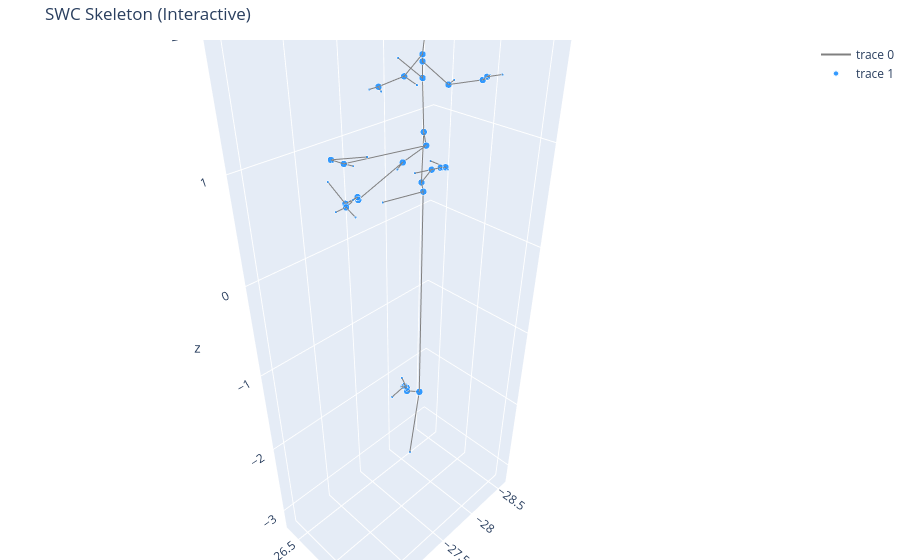

Source (notebook cell):
### Code cell
import plotly.graph_objects as go

# Build coordinate and color arrays
xs=[]; ys=[]; zs=[]; colors=[]; sizes=[]
for n, data in G_simplified.nodes(data=True):
    x,y,z = data['x'], data['y'], data['z']
    xs.append(x); ys.append(y); zs.append(z)
    # color soma/type==1 differently
    colors.append('darkorange' if data.get('type') == 1 else 'dodgerblue')
    d = G_simplified.degree[n]
    if d == 1: sizes.append(3)
    elif d == 2: sizes.append(5)
    else: sizes.append(8)

# Create edge segments as separate scatter traces for better hover clarity
edge_x=[]; edge_y=[]; edge_z=[]; edge_i=[]
for i,(u,v) in enumerate(G_simplified.edges()):
    pu = (G_simplified.nodes[u]['x'], G_simplified.nodes[u]['y'], G_simplified.nodes[u]['z'])
    pv = (G_simplified.nodes[v]['x'], G_simplified.nodes[v]['y'], G_simplified.nodes[v]['z'])
    edge_x.extend([pu[0], pv[0], None])
    edge_y.extend([pu[1], pv[1], None])
    edge_z.extend([pu[2], pv[2], None])

node_trace = go.Scatter3d(
    x=xs, y=ys, z=zs,
    mode='markers',
    marker=dict(size=sizes, color=colors, opacity=0.9),
    text=[f"id={n} deg={G_simplified.degree[n]} type={G_simplified.nodes[n]['type']}" for n in G_simplified.nodes()],
    hoverinfo='text'
)

edge_trace = go.Scatter3d(
    x=edge_x, y=edge_y, z=edge_z,
    mode='lines',
    line=dict(color='gray', width=2),
    hoverinfo='skip'
)

fig = go.Figure(data=[edge_trace, node_trace])
fig.update_layout(
    title='SWC Skeleton (Interactive)',
    scene=dict(
        xaxis_title='x', yaxis_title='y', zaxis_title='z',
        aspectmode='data'
    ),
    margin=dict(l=0, r=0, b=0, t=40),
)
fig.show()

### Figure 1 — Plotly figure (JSON) as saved in the notebook; plotly's stock layout.template omitted (floating-point values rounded to 4 significant figures; data arrays with more than 128 entries replaced by an {"elided": "..."} marker saying what was removed)
{"data": [{"hoverinfo": "skip", "line": {"color": "gray", "width": 2}, "mode": "lines", "type": "scatter3d", "x": {"elided": "177 float values"}, "y": {"elided": "177 float values"}, "z": {"elided": "177 float values"}}, {"hoverinfo": "text", "marker": {"color": ["dodgerblue", "dodgerblue", "dodgerblue", "dodgerblue", "dodgerblue", "dodgerblue", "dodgerblue", "dodgerblue", "dodgerblue", "dodgerblue", "dodgerblue", "dodgerblue", "dodgerblue", "dodgerblue", "dodgerblue", "dodgerblue", "dodgerblue", "dodgerblue", "dodgerblue", "dodgerblue", "dodgerblue", "dodgerblue", "dodgerblue", "dodgerblue", "dodgerblue", "dodgerblue", "dodgerblue", "dodgerblue", "dodgerblue", "dodgerblue", "dodgerblue", "dodgerblue", "dodgerblue", "dodgerblue", "dodgerblue", "dodgerblue", "dodgerblue", "dodgerblue", "dodgerblue", "dodgerblue", "dodgerblue", "dodgerblue", "dodgerblue", "dodgerblue", "dodgerblue", "dodgerblue", "dodgerblue", "dodgerblue", "dodgerblue", "dodgerblue", "dodgerblue", "dodgerblue", "dodgerblue", "dodgerblue", "dodgerblue", "dodgerblue", "dodgerblue", "dodgerblue", "dodgerblue", "dodgerblue"], "opacity": 0.9, "size": [3, 8, 8, 8, 8, 3, 8, 8, 8, 8, 3, 3, 3, 3, 8, 8, 8, 3, 3, 8, 8, 8, 8, 3, 8, 8, 3, 8, 8, 3, 3, 3, 8, 8, 3, 8, 8, 3, 3, 3, 8, 8, 8, 3, 3, 8, 8, 8, 3, 3, 3, 3, 3, 3, 3, 3, 3, 3, 3, 3]}, "mode": "markers", "text": ["id=1 deg=1 type=3", "id=2 deg=3 type=3", "id=3 deg=3 type=3", "id=4 deg=3 type=3", "id=5 deg=3 type=3", "id=6 deg=1 type=3", "id=7 deg=3 type=3", "id=8 deg=3 type=3", "id=9 deg=3 type=3", "id=10 deg=3 type=3", "id=11 deg=1 type=3", "id=12 deg=1 type=3", "id=13 deg=1 type=3", "id=14 deg=1 type=3", "id=15 deg=3 type=3", "id=16 deg=3 type=3", "id=17 deg=3 type=3", "id=18 deg=1 type=3", "id=19 deg=1 type=3", "id=20 deg=3 type=3", "id=21 deg=3 type=3", "id=22 deg=3 type=3", "id=23 deg=3 type=3", "id=24 deg=1 type=3", "id=25 deg=3 type=3", "id=26 deg=3 type=3", "id=27 deg=1 type=3", "id=28 deg=3 type=3", "id=29 deg=3 type=3", "id=30 deg=1 type=3", "id=31 deg=1 type=3", "id=32 deg=1 type=3", "id=33 deg=3 type=3", "id=34 deg=3 type=3", "id=35 deg=1 type=3", "id=36 deg=3 type=3", "id=37 deg=3 type=3", "id=38 deg=1 type=3", "id=39 deg=1 type=3", "id=40 deg=1 type=3", "id=41 deg=3 type=3", "id=42 deg=3 type=3", "id=43 deg=3 type=3", "id=44 deg=1 type=3", "id=45 deg=1 type=3", "id=46 deg=3 type=3", "id=47 deg=3 type=3", "id=48 deg=3 type=3", "id=49 deg=1 type=3", "id=50 deg=1 type=3", "id=51 deg=1 type=3", "id=52 deg=1 type=3", "id=53 deg=1 type=3", "id=54 deg=1 type=3", "id=55 deg=1 type=3", "id=56 deg=1 type=3", "id=57 deg=1 type=3", "id=58 deg=1 type=3", "id=59 deg=1 type=3", "id=60 deg=1 type=3"], "type": "scatter3d", "x": [-28.05, -28.11, -28.12, -28.19, -28.19, -27.79, -28.17, -28.17, -28.11, -28.3, -28.17, -28.02, -28.14, -28.18, -28.12, -27.93, -28.35, -28.28, -27.96, -28.13, -27.43, -27.24, -28.38, -28.38, -28.13, -28.15, -27.27, -26.89, -27.19, -27.37, -28.4, -28.54, -28.15, -27.88, -28.28, -28.18, -26.84, -26.91, -27.21, -27.29, -28.13, -28.45, -27.64, -27.68, -28.16, -28.22, -26.67, -26.55, -28.27, -28.1, -28.58, -28.41, -27.57, -27.44, -28.25, -28.1, -26.44, -26.67, -26.47, -26.46], "y": [26.6, 26.68, 26.65, 26.4, 26.57, 26.46, 26.38, 26.42, 26.65, 26.59, 26.38, 26.32, 26.36, 26.33, 26.62, 26.86, 26.65, 26.4, 26.49, 26.61, 27.07, 26.59, 26.69, 26.64, 26.6, 26.88, 27.18, 27.16, 26.5, 26.56, 26.71, 26.36, 26.62, 26.64, 26.83, 27.2, 27.21, 27.12, 26.5, 26.83, 26.6, 26.45, 26.59, 26.97, 27.26, 27.21, 27.29, 27.43, 26.51, 26.59, 26.32, 26.38, 26.56, 26.83, 27.21, 27.44, 27.4, 27.36, 27.61, 27.43], "z": [-3.135, -2.097, 0.3989, -2.324, 0.443, 0.3368, -2.252, -2.251, 0.9694, 0.5403, -2.213, -2.362, -2.246, -2.159, 1.422, 0.9546, 0.5651, 0.4559, 1.588, 1.552, 1.018, 0.919, 0.5726, 0.5403, 1.608, 1.416, 1.042, 0.92, 0.9404, 0.8485, 0.5493, 0.4886, 1.812, 1.489, 1.417, 1.513, 0.9768, 0.9039, 0.9164, 1.032, 2.31, 1.748, 1.446, 1.529, 1.536, 1.529, 1.014, 1.081, 2.276, 2.406, 1.721, 1.723, 1.431, 1.501, 1.539, 1.615, 1.284, 1.068, 1.103, 1.078]}], "layout": {"margin": {"b": 0, "l": 0, "r": 0, "t": 40}, "scene": {"aspectmode": "data", "xaxis": {"title": {"text": "x"}}, "yaxis": {"title": {"text": "y"}}, "zaxis": {"title": {"text": "z"}}}, "title": {"text": "SWC Skeleton (Interactive)"}}}
